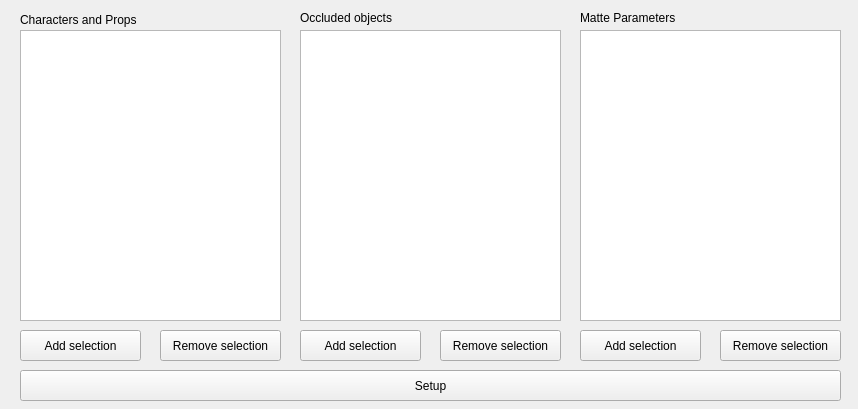
<?xml version="1.0" encoding="UTF-8"?>
<ui version="4.0">
 <class>MainWindow</class>
 <widget class="QMainWindow" name="MainWindow">
  <property name="geometry">
   <rect>
    <x>0</x>
    <y>0</y>
    <width>858</width>
    <height>409</height>
   </rect>
  </property>
  <property name="windowTitle">
   <string>MainWindow</string>
  </property>
  <widget class="QWidget" name="centralwidget">
   <widget class="QListWidget" name="charsPropsBox">
    <property name="geometry">
     <rect>
      <x>20</x>
      <y>30</y>
      <width>261</width>
      <height>291</height>
     </rect>
    </property>
    <property name="selectionMode">
     <enum>QAbstractItemView::ExtendedSelection</enum>
    </property>
   </widget>
   <widget class="QLabel" name="label">
    <property name="geometry">
     <rect>
      <x>20</x>
      <y>10</y>
      <width>171</width>
      <height>20</height>
     </rect>
    </property>
    <property name="text">
     <string>Characters and Props</string>
    </property>
   </widget>
   <widget class="QPushButton" name="addButton">
    <property name="geometry">
     <rect>
      <x>20</x>
      <y>330</y>
      <width>121</width>
      <height>31</height>
     </rect>
    </property>
    <property name="text">
     <string>Add selection</string>
    </property>
   </widget>
   <widget class="QPushButton" name="removeButton">
    <property name="geometry">
     <rect>
      <x>160</x>
      <y>330</y>
      <width>121</width>
      <height>31</height>
     </rect>
    </property>
    <property name="text">
     <string>Remove selection</string>
    </property>
   </widget>
   <widget class="QListWidget" name="occBox">
    <property name="geometry">
     <rect>
      <x>300</x>
      <y>30</y>
      <width>261</width>
      <height>291</height>
     </rect>
    </property>
   </widget>
   <widget class="QPushButton" name="addButton2">
    <property name="geometry">
     <rect>
      <x>300</x>
      <y>330</y>
      <width>121</width>
      <height>31</height>
     </rect>
    </property>
    <property name="text">
     <string>Add selection</string>
    </property>
   </widget>
   <widget class="QPushButton" name="removeButton2">
    <property name="geometry">
     <rect>
      <x>440</x>
      <y>330</y>
      <width>121</width>
      <height>31</height>
     </rect>
    </property>
    <property name="text">
     <string>Remove selection</string>
    </property>
   </widget>
   <widget class="QPushButton" name="removeButton3">
    <property name="geometry">
     <rect>
      <x>720</x>
      <y>330</y>
      <width>121</width>
      <height>31</height>
     </rect>
    </property>
    <property name="text">
     <string>Remove selection</string>
    </property>
   </widget>
   <widget class="QPushButton" name="addButton3">
    <property name="geometry">
     <rect>
      <x>580</x>
      <y>330</y>
      <width>121</width>
      <height>31</height>
     </rect>
    </property>
    <property name="text">
     <string>Add selection</string>
    </property>
   </widget>
   <widget class="QListWidget" name="matteBox">
    <property name="geometry">
     <rect>
      <x>580</x>
      <y>30</y>
      <width>261</width>
      <height>291</height>
     </rect>
    </property>
   </widget>
   <widget class="QLabel" name="label_2">
    <property name="geometry">
     <rect>
      <x>300</x>
      <y>10</y>
      <width>161</width>
      <height>16</height>
     </rect>
    </property>
    <property name="text">
     <string>Occluded objects</string>
    </property>
   </widget>
   <widget class="QLabel" name="label_3">
    <property name="geometry">
     <rect>
      <x>580</x>
      <y>10</y>
      <width>161</width>
      <height>16</height>
     </rect>
    </property>
    <property name="text">
     <string>Matte Parameters</string>
    </property>
   </widget>
   <widget class="QPushButton" name="setupButton">
    <property name="geometry">
     <rect>
      <x>20</x>
      <y>370</y>
      <width>821</width>
      <height>31</height>
     </rect>
    </property>
    <property name="text">
     <string>Setup</string>
    </property>
   </widget>
  </widget>
 </widget>
 <resources/>
 <connections/>
</ui>
